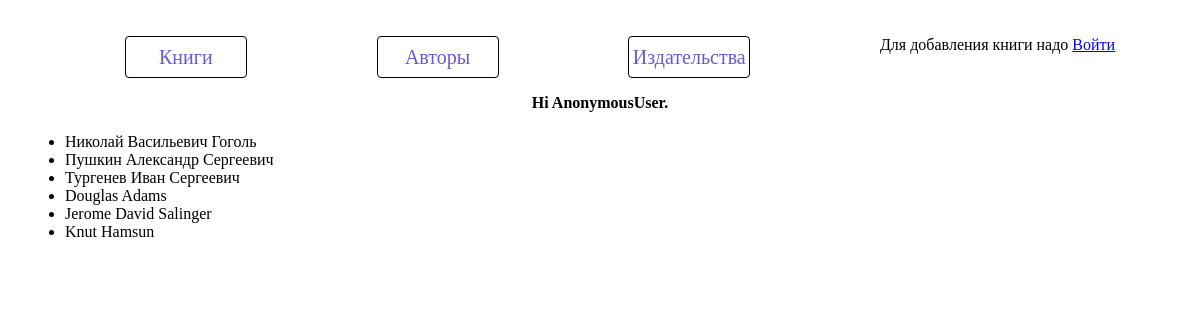
Page /author/ on the committed database.
### p_library/models.py (models this page shows, shortened)
class Author(models.Model):
    full_name = models.TextField()
    birth_year = models.SmallIntegerField()
    country = models.CharField(max_length=2)

### p_library/views.py (the view)
# urls.py: path('', AuthorList.as_view(), name='author'),
class AuthorList(ListView):
    model = Author
    template_name = 'authors_list.html'

### p_library/templates/authors_list.html (shortened to what this page needs)
{% extends 'base.html' %}
{% block content %}
<div class='content'>
    <ul>
        {% for author in object_list %}
        <li>{{ author.full_name }}</li>
        {% endfor %}
    </ul>
</div>
{% endblock %}

### p_library/libstatic/style.css (style rules this page uses)
.content { margin: 5px; display: flex; font-weight: 500; flex-direction: column; }
body { padding: 15px; margin: 5px; }

### rows in the picture
Author: full_name "Николай Васильевич Гоголь"
Author: full_name "Пушкин Александр Сергеевич"
Author: full_name "Тургенев Иван Сергеевич"
Author: full_name "Douglas Adams"
Author: full_name "Jerome David Salinger"
Author: full_name "Knut Hamsun"

### other values in the picture
{{ user }} "AnonymousUser"
